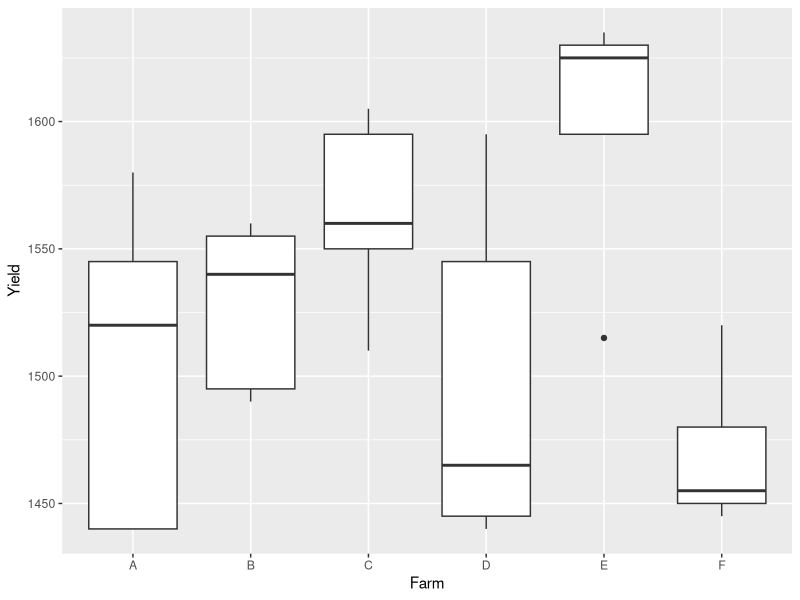
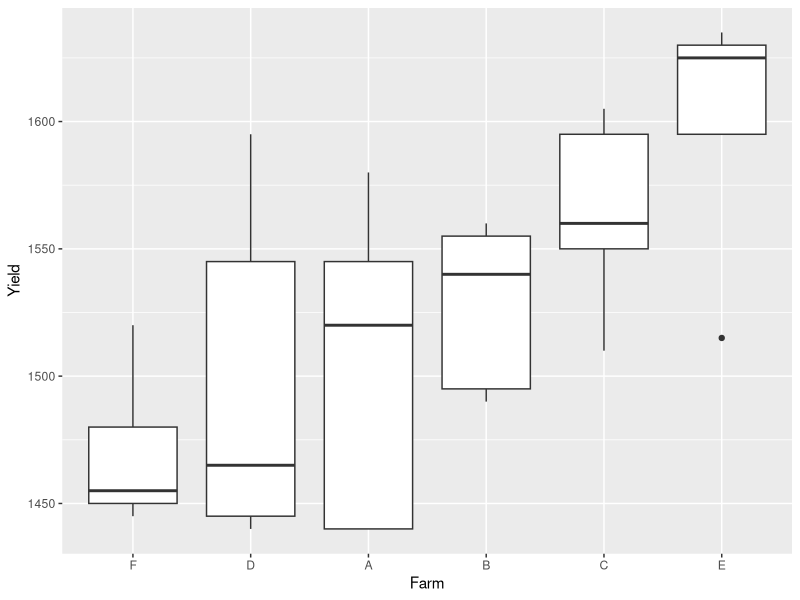
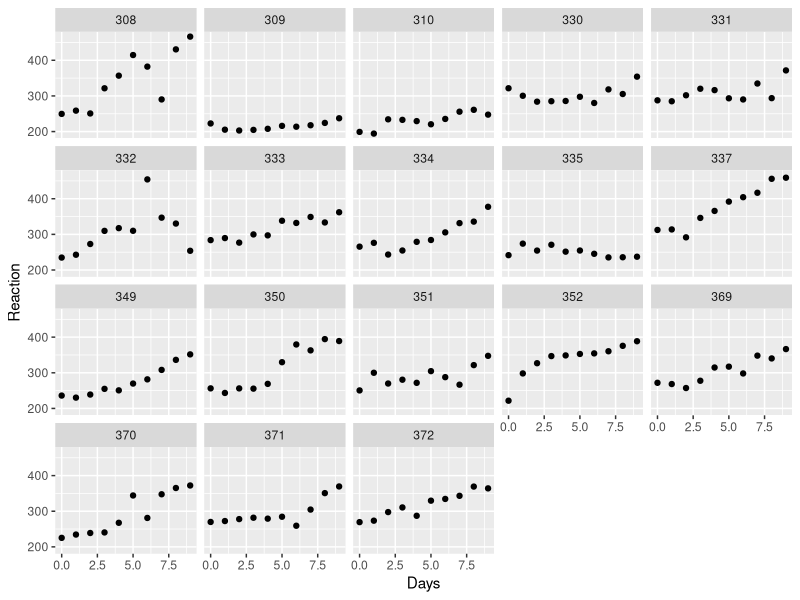

The R source for these figures, in order:
## ---- echo=FALSE, warning=FALSE, message=FALSE---------------------------
library(lme4)
Cropdata <- Dyestuff
colnames(Cropdata) <- c('Farm', 'Yield')

## ------------------------------------------------------------------------
str(Cropdata)
head(Cropdata)

## ---- fig.width=5, fig.height=3------------------------------------------
library(ggplot2)
qplot(Farm, Yield, geom='boxplot', data = Cropdata)

## ---- fig.width=5, fig.height=3------------------------------------------
qplot(reorder(Farm, Yield), Yield, geom='boxplot', data = Cropdata, xlab = 'Farm')

## ------------------------------------------------------------------------
(fit1 <- lm(Yield~Farm-1, data=Cropdata))
model.matrix(fit1) # useful for checking what model we have fit.

## ---- eval=FALSE---------------------------------------------------------
## lm(Yield~Farm, data=Cropdata)

## ------------------------------------------------------------------------
(fit2 <- lm(Yield~Farm, data=Cropdata, contrasts=list(Farm=contr.sum)))

## ------------------------------------------------------------------------
library(lme4)
(fm02 <- lmer(Yield ~ 1+(1|Farm), Cropdata))

## ------------------------------------------------------------------------
summary(fm02)
summary(fit2)

## ------------------------------------------------------------------------
ranef(fm02)

## ------------------------------------------------------------------------
library(lme4)
str(sleepstudy)
head(sleepstudy)

## ---- fig.width=7, fig.height=4------------------------------------------
library(ggplot2)
qplot(Days, Reaction, facets=~Subject, data = sleepstudy)

